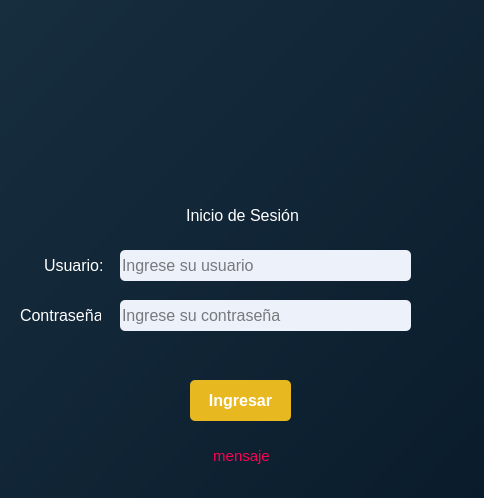
<?xml version="1.0" encoding="UTF-8"?>
<ui version="4.0">
 <class>formLogin</class>
 <widget class="QDialog" name="formLogin">
  <property name="geometry">
   <rect>
    <x>0</x>
    <y>0</y>
    <width>484</width>
    <height>498</height>
   </rect>
  </property>
  <property name="cursor">
   <cursorShape>ArrowCursor</cursorShape>
  </property>
  <property name="windowTitle">
   <string>Inicio de sesión</string>
  </property>
  <property name="windowIcon">
   <iconset>
    <normaloff>../icon.png</normaloff>../icon.png</iconset>
  </property>
  <property name="styleSheet">
   <string notr="true">background: qlineargradient(spread:pad, x1:0, y1:0, x2:1, y2:1, stop:0 rgba(23, 46, 63, 255), stop:1 rgba(10, 28, 44, 255));
border-radius: 5px;

</string>
  </property>
  <widget class="QLabel" name="label_2">
   <property name="geometry">
    <rect>
     <x>-3</x>
     <y>190</y>
     <width>491</width>
     <height>51</height>
    </rect>
   </property>
   <property name="font">
    <font>
     <pointsize>12</pointsize>
     <bold>false</bold>
    </font>
   </property>
   <property name="autoFillBackground">
    <bool>false</bool>
   </property>
   <property name="styleSheet">
    <string notr="true">color: #fff;
background-color: transparent;</string>
   </property>
   <property name="text">
    <string>Inicio de Sesión</string>
   </property>
   <property name="alignment">
    <set>Qt::AlignCenter</set>
   </property>
  </widget>
  <widget class="QLabel" name="label_3">
   <property name="geometry">
    <rect>
     <x>44</x>
     <y>240</y>
     <width>61</width>
     <height>51</height>
    </rect>
   </property>
   <property name="font">
    <font>
     <pointsize>12</pointsize>
     <bold>false</bold>
    </font>
   </property>
   <property name="autoFillBackground">
    <bool>false</bool>
   </property>
   <property name="styleSheet">
    <string notr="true">color: #fff;
background-color: transparent;</string>
   </property>
   <property name="text">
    <string>Usuario:  </string>
   </property>
  </widget>
  <widget class="QLabel" name="label_4">
   <property name="geometry">
    <rect>
     <x>20</x>
     <y>290</y>
     <width>81</width>
     <height>51</height>
    </rect>
   </property>
   <property name="font">
    <font>
     <pointsize>12</pointsize>
     <bold>false</bold>
    </font>
   </property>
   <property name="autoFillBackground">
    <bool>false</bool>
   </property>
   <property name="styleSheet">
    <string notr="true">color: #fff;
background-color: transparent;</string>
   </property>
   <property name="text">
    <string>Contraseña:</string>
   </property>
  </widget>
  <widget class="QLineEdit" name="txtUsuario">
   <property name="geometry">
    <rect>
     <x>120</x>
     <y>250</y>
     <width>291</width>
     <height>31</height>
    </rect>
   </property>
   <property name="font">
    <font>
     <pointsize>12</pointsize>
    </font>
   </property>
   <property name="styleSheet">
    <string notr="true">background: #EDF2FA;</string>
   </property>
   <property name="placeholderText">
    <string>Ingrese su usuario</string>
   </property>
  </widget>
  <widget class="QLineEdit" name="txtClave">
   <property name="geometry">
    <rect>
     <x>120</x>
     <y>300</y>
     <width>291</width>
     <height>31</height>
    </rect>
   </property>
   <property name="font">
    <font>
     <pointsize>12</pointsize>
    </font>
   </property>
   <property name="styleSheet">
    <string notr="true">background: #EDF2FA;</string>
   </property>
   <property name="echoMode">
    <enum>QLineEdit::Password</enum>
   </property>
   <property name="placeholderText">
    <string>Ingrese su contraseña</string>
   </property>
  </widget>
  <widget class="QPushButton" name="btnAcceder">
   <property name="geometry">
    <rect>
     <x>190</x>
     <y>380</y>
     <width>101</width>
     <height>41</height>
    </rect>
   </property>
   <property name="font">
    <font>
     <pointsize>12</pointsize>
     <bold>true</bold>
    </font>
   </property>
   <property name="cursor">
    <cursorShape>PointingHandCursor</cursorShape>
   </property>
   <property name="styleSheet">
    <string notr="true">background: #E8B820;
color: #fff;</string>
   </property>
   <property name="text">
    <string>Ingresar</string>
   </property>
  </widget>
  <widget class="QLabel" name="lblMensaje">
   <property name="geometry">
    <rect>
     <x>46</x>
     <y>440</y>
     <width>391</width>
     <height>31</height>
    </rect>
   </property>
   <property name="font">
    <font>
     <pointsize>11</pointsize>
    </font>
   </property>
   <property name="styleSheet">
    <string notr="true">background: transparent;
color: #ff0051;</string>
   </property>
   <property name="text">
    <string>mensaje</string>
   </property>
   <property name="alignment">
    <set>Qt::AlignCenter</set>
   </property>
  </widget>
  <widget class="QLabel" name="label">
   <property name="geometry">
    <rect>
     <x>54</x>
     <y>10</y>
     <width>371</width>
     <height>201</height>
    </rect>
   </property>
   <property name="styleSheet">
    <string notr="true">background: transparent;</string>
   </property>
   <property name="text">
    <string/>
   </property>
   <property name="pixmap">
    <pixmap>../proyecto.png</pixmap>
   </property>
   <property name="alignment">
    <set>Qt::AlignCenter</set>
   </property>
  </widget>
 </widget>
 <resources>
  <include location="../xy.qrc"/>
 </resources>
 <connections/>
</ui>
